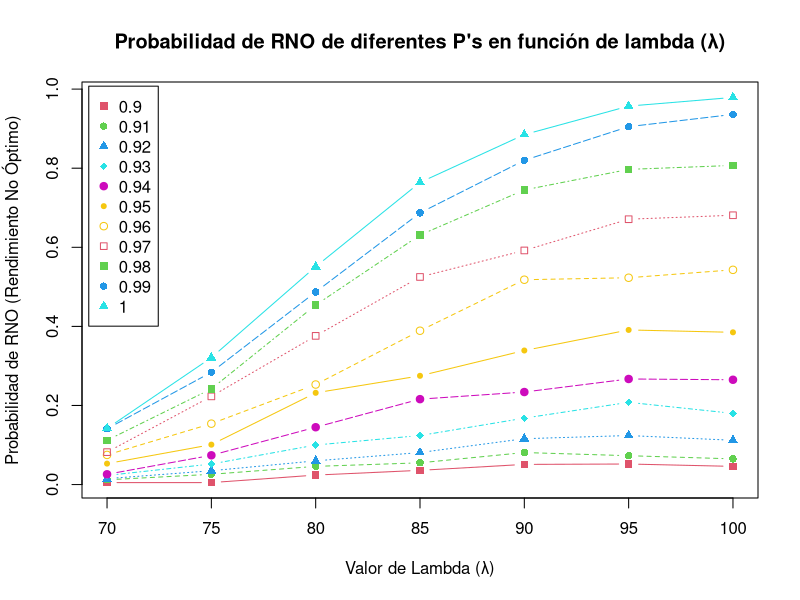

R code for this plot:
# Grupo 5: Ariel Alzogaray Flores, Damian Cevallos Ortiz y Josefina Deserti Gotta

# Escenario 1, Ejercicio 1

# Creamos una muestra del peso total de los pasajeros en 1000 viajes de avión

muestra <- numeric(1000)
for (i in 1:1000) { # Cada dato en la muestra es la suma de los pesos de 81 pasajeros adultos, es decir, el peso total en un vuelo
  muestra[i] <- sum(rnorm(81, mean=70, sd = 7))  
}

# Contemos la cantidad de casos en donde superan los 5500 kg

cantRendNoOptimo <- sum(muestra>5500)

# Calculamos la probabilidad

probaRendNoOptimo <- cantRendNoOptimo/length(muestra)

# Escenario 2, ejercicio 1

muestra <- numeric(1000)
for (i in 1:1000){
  # 1 corresponde a adultos y 0 a niños
  pasajeros <- rbinom(n=81, size=1, prob=0.95)
  adultos <- sum(pasajeros == 1)
  niños <- sum(pasajeros == 0)
  pesoAdultos <- sum(rnorm(adultos, mean=70, sd=7))
  pesoNiños <- sum(rnorm(niños, mean=20, sd=5))
  muestra[i] <- pesoAdultos + pesoNiños
}

cantRendNoOptimo <- sum(muestra > 5500)
probaRendNoOptimo <- cantRendNoOptimo/length(muestra)

# Escenario 3, ejercicio 1

p <- c(0.9, 0.91, 0.92, 0.93, 0.94, 0.95, 0.96, 0.97, 0.98, 0.99, 1)
vectorProbaRendNoOptimo <-numeric(10)

for (i in 1:10){
  muestra <- numeric(1000)
  numeroPasajeros <- rpois(1000, 70)
  for (j in 1:1000){
    if (numeroPasajeros[j] > 81){
      numeroPasajeros[j] <- 81
    }
    pasajeros <- rbinom(n=numeroPasajeros[j], size=1, prob=p[i])
    adultos <- sum(pasajeros == 1)
    niños <- sum(pasajeros == 0)
    pesoAdultos <- sum(rnorm(adultos, mean=70, sd=7))
    pesoNiños <- sum(rnorm(niños, mean=20, sd=5))
    muestra[j] <- pesoAdultos + pesoNiños
  }
  cantRendNoOptimo <- sum(muestra > 5500)
  probaRendNoOptimo <- cantRendNoOptimo/length(muestra)
  vectorProbaRendNoOptimo[i] <- probaRendNoOptimo
}

# Escenario 3, ejercicio 2

p <- c(0.9, 0.91, 0.92, 0.93, 0.94, 0.95, 0.96, 0.97, 0.98, 0.99, 1)
lambdas <- c(70, 75, 80, 85, 90, 95, 100)
matrizProbaRendNoOptimo <- matrix(nrow=length(p), ncol=length(lambdas), dimnames=list(p,lambdas))
for (i in 1:length(lambdas)){
  for (j in 1:length(p)){
    muestra <- numeric(1000)
    numeroPasajeros <- rpois(1000, lambdas[i]) # Cuántos pasajeros habrá en cada vuelo simulado
    for (k in 1:1000){ 
      if (numeroPasajeros[k] > 81){ # Correjimos vector `numeroPasajeros` para evitar simulaciones con más de 81 pasajeros
        numeroPasajeros[k] <- 81
      }
      pasajeros <- rbinom(n=numeroPasajeros[k], size=1, prob=p[j])
      adultos <- sum(pasajeros == 1)
      niños <- sum(pasajeros == 0)
      pesoAdultos <- sum(rnorm(adultos, mean=70, sd=7))
      pesoNiños <- sum(rnorm(niños, mean=20, sd=5))
      muestra[k] <- pesoAdultos + pesoNiños
    }
    cantRendNoOptimo <- sum(muestra > 5500)
    probaRendNoOptimo <- cantRendNoOptimo/length(muestra)
    matrizProbaRendNoOptimo[j,i] <- probaRendNoOptimo
  }
}

matplot(t(matrizProbaRendNoOptimo), xaxt = "n", pch=15:22, col=c(2:7,7),  type="b", ylab = "Probabilidad de RNO (Rendimiento No Óptimo)", xlab= "Valor de Lambda (λ)", main="Probabilidad de RNO de diferentes P's en función de lambda (λ)")
axis(1, at=1:length(lambdas), labels=lambdas)
legend("topleft", inset=0.01, legend=p, pch=15:22, col=c(2:7,7), horiz=FALSE)
